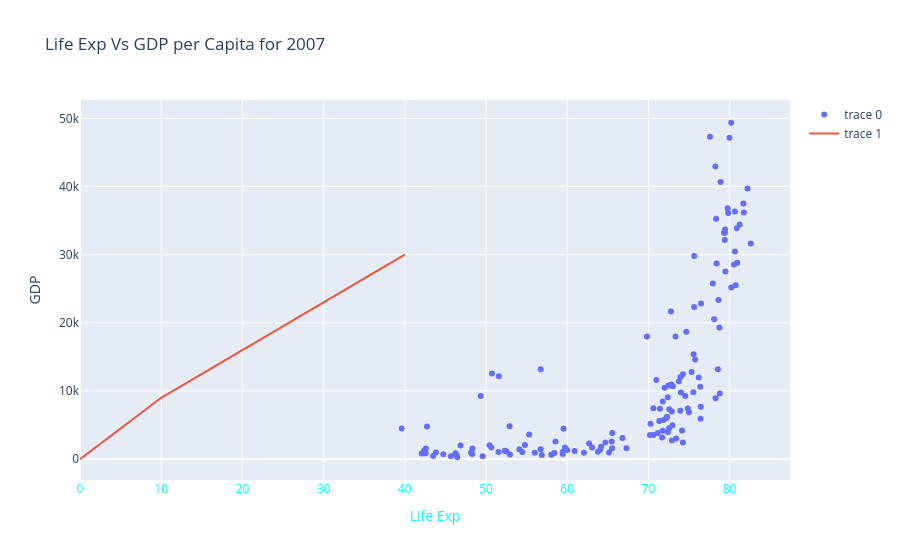

The notebook cell saved with this chart:
### Code cell
trace1 = go.Scatter(x=df['lifeExp'], y=df['gdpPercap'], mode='markers')
trace2 = go.Scatter(x=[0,10,40], y=[0,9000,30000], mode='lines')
layout = go.Layout(title='Life Exp Vs GDP per Capita for 2007', xaxis={'title':'Life Exp', 'color':'aqua'}, yaxis={'title':'GDP'})

data = [trace1, trace2]

fig = go.Figure(data, layout)
fig.show()

### Figure 1 — Plotly figure (JSON) as saved in the notebook; plotly's stock layout.template omitted (floating-point values rounded to 4 significant figures; data arrays with more than 128 entries replaced by an {"elided": "..."} marker saying what was removed)
{"data": [{"mode": "markers", "type": "scatter", "x": {"elided": "142 float values"}, "y": {"elided": "142 float values"}}, {"mode": "lines", "type": "scatter", "x": [0, 10, 40], "y": [0, 9000, 30000]}], "layout": {"title": {"text": "Life Exp Vs GDP per Capita for 2007"}, "xaxis": {"color": "aqua", "title": {"text": "Life Exp"}}, "yaxis": {"title": {"text": "GDP"}}}}
